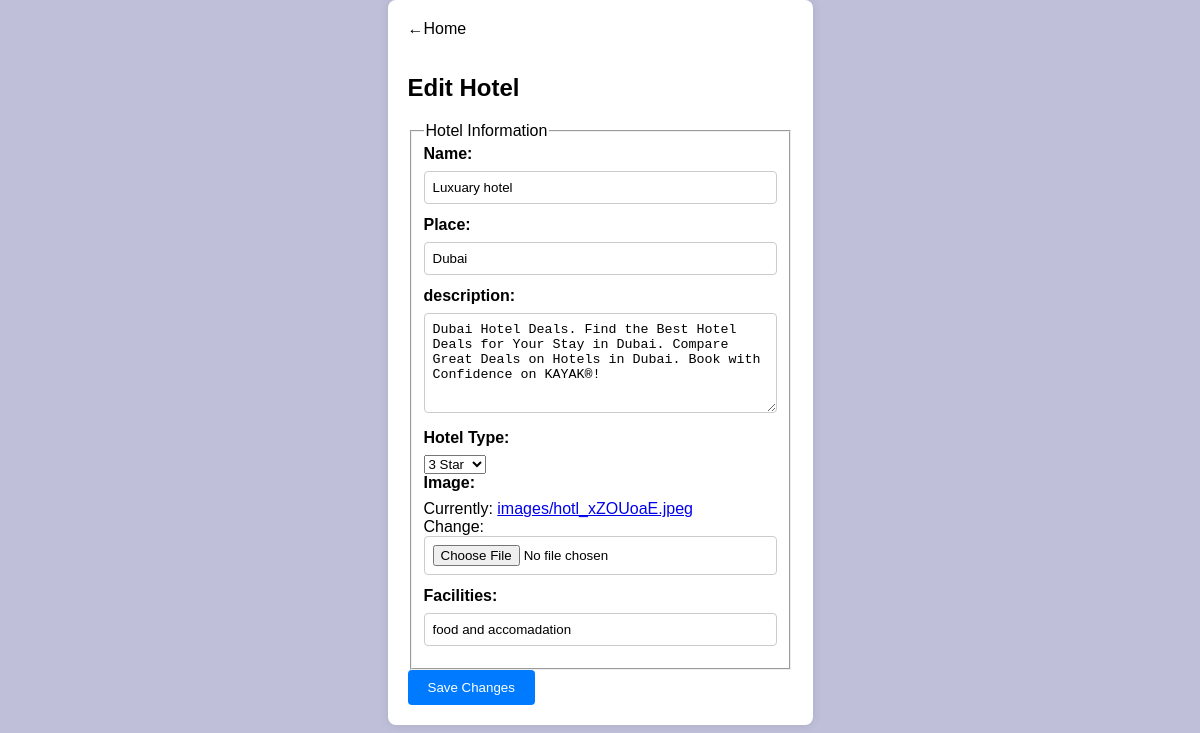
/edit_hotel/1/, run on the app's committed database.
### Toursapp/models.py (models this page shows, shortened)
class Hotel(models.Model):
    HOTEL_CHOICES = [
        ('3 star ', '3 Star '),
        ('4 star ', '4 Star '),
        ('5 star ', '5 Star'),
    ]
    name = models.CharField(max_length=250)
    place=models.CharField(max_length=250)
    description = models.TextField()
    hotel_type=models.CharField(max_length=250, choices=HOTEL_CHOICES)
    image = models.ImageField(upload_to='images')
    inclusion=models.CharField(max_length=250)

### Toursapp/views.py (the view)
# urls.py: path('edit_hotel/<int:id>/', edit_hotel, name='edit_hotels'),
def edit_hotel(request,id):
    hotel = Hotel.objects.get(pk=id)
    if request.method == 'POST':
        form = HotelForm(request.POST, instance=hotel)
        if form.is_valid():
            form.save()
            return redirect('manage_hotels')
    else:
        form = HotelForm(instance=hotel)
    return render(request, 'hoteledit.html', {'form': form})

### Toursapp/forms.py
class HotelForm(forms.ModelForm):
    class Meta:
        model = Hotel
        fields = ['name', 'place','description','hotel_type','image','inclusion']

### templates/hoteledit.html (shortened to what this page needs)
<!DOCTYPE html>
<html lang="en">
<head>
</head>
<body>
    <div id="edit-container" class="container">
            <a href="{% url 'admin_panel' %}" class="back-link">&#8592;Home</a>
        <h2>Edit Hotel</h2>
        <form method="post"  enctype="multipart/form-data">
            <fieldset>
                <legend>Hotel Information</legend>
                    <label>Name:</label>
                    {{ form.name }}
                    <label>Place:</label>
                    {{ form.place }}
                    <label>description:</label>
                    {{ form.description }}
                    <label>Hotel Type:</label>
                    {{ form.hotel_type }}
                    <label>Image:</label>
                    {{ form.image }}
                    <label>Facilities:</label>
                    {{ form.inclusion }}
            </fieldset>
            <button type="submit">Save Changes</button>
        </form>
    </div>
</body>
</html>

### templates/hoteledit.html (style rules this page uses)
body { font-family: 'Arial', sans-serif; background-color: #bfbfd9; background-image: url(https://th.bing.com/th/id/OIP.nG2Y-Gt1gjE9nB0e54qO9gHaEI?w=283&h=180&c=7&r=0&o=5&pid=1.7); margin: 0; padding: 0; display: flex; justify-content: center; align-items: center; }
.container { background-color: #ffffff; padding: 20px; border-radius: 8px; box-shadow: 0 0 10px rgba(0, 0, 0, 0.1); }
label { font-weight: bold; margin-bottom: 8px; display: block; }
input, textarea { width: 100%; padding: 8px; margin-bottom: 12px; box-sizing: border-box; border: 1px solid #ccc; border-radius: 4px; }
textarea { height: 100px; resize: vertical; }
button { background-color: #007bff; color: #ffffff; padding: 10px 20px; border: none; border-radius: 4px; cursor: pointer; }
.back-link { text-decoration: none; color:black; margin-bottom: 16px; display: inline-block; }

### data on the page
Hotel: name "Luxuary hotel", place "Dubai", description "Dubai Hotel Deals. Find the Best Hotel Deals for Your Stay in Dubai. Compare Great Deals on Hotels in Dubai. Book with Confidence on KAYAK®!", hotel_type "3 Star", inclusion "food and accomadation"
